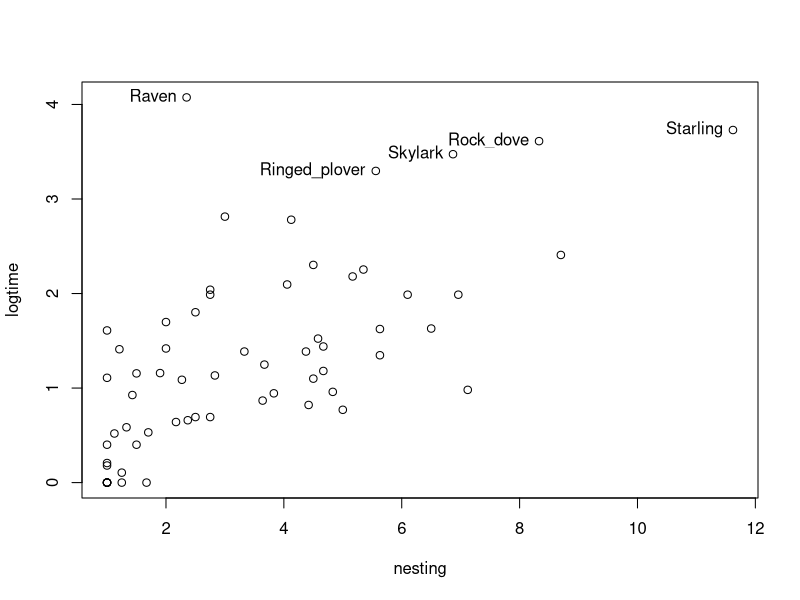
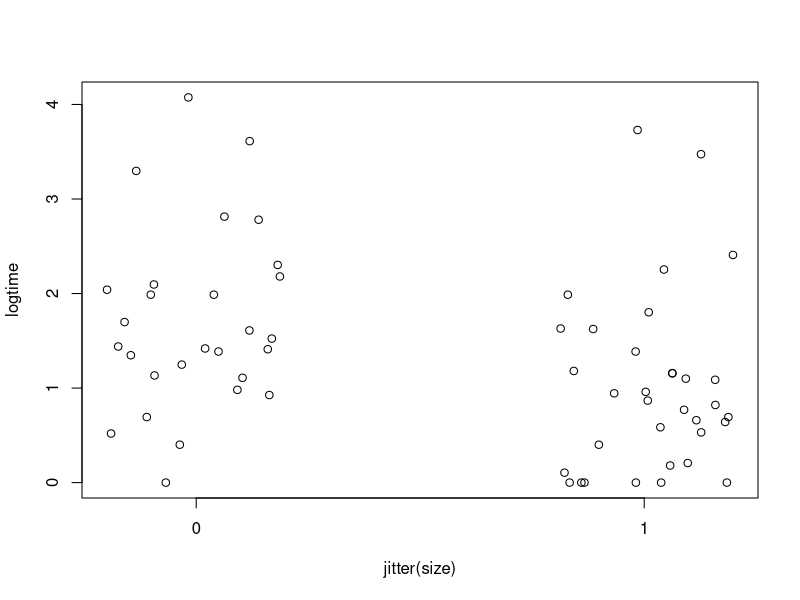
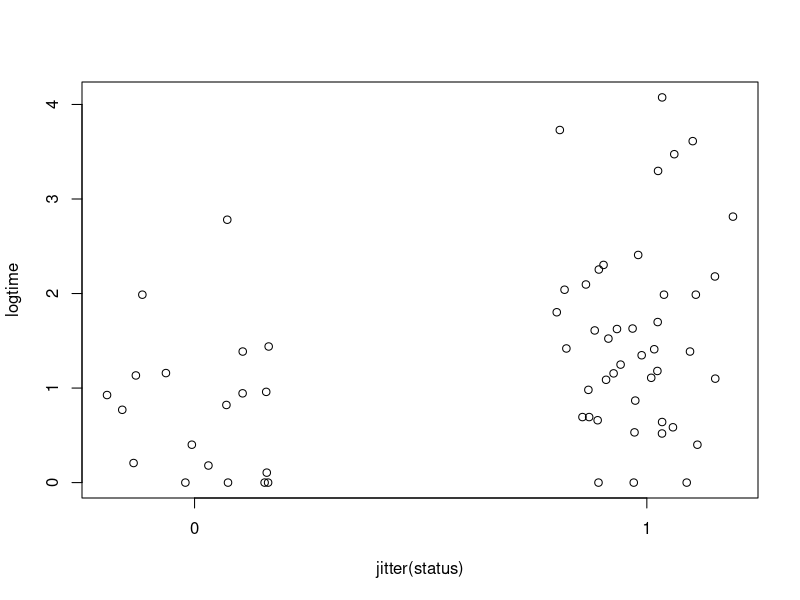
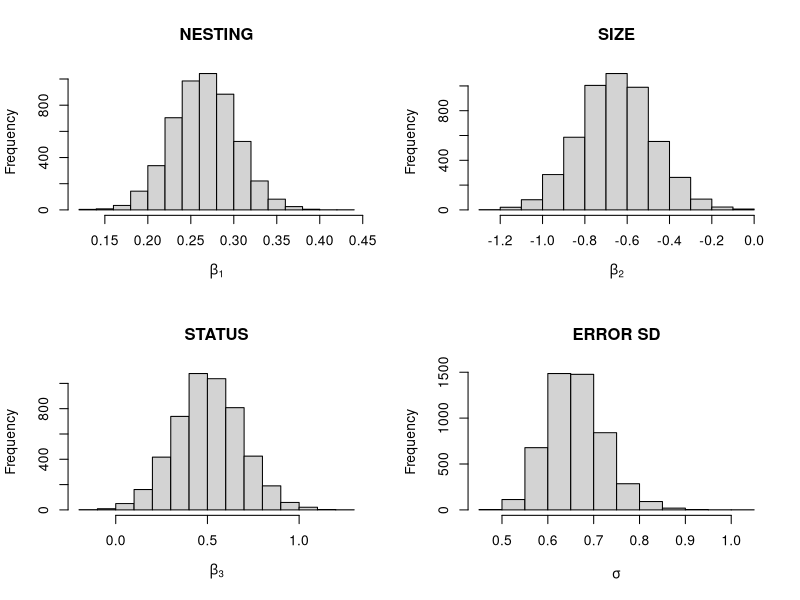
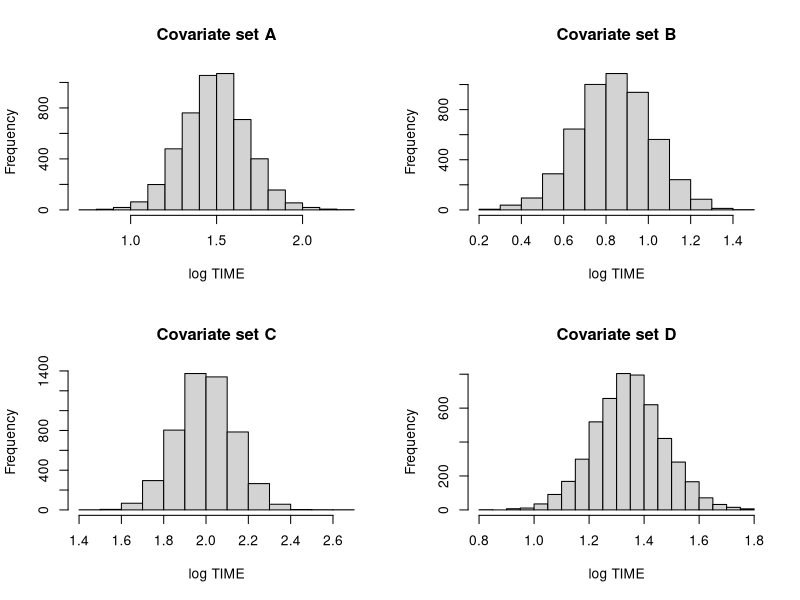
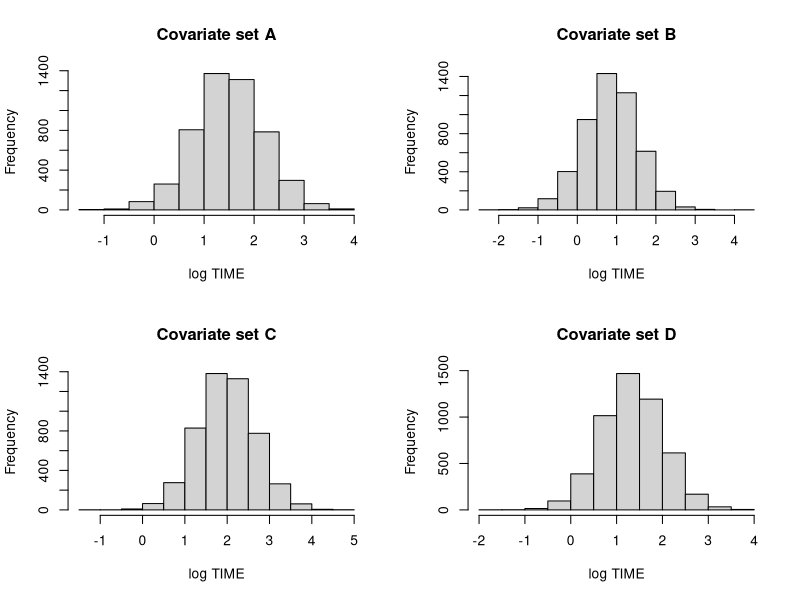
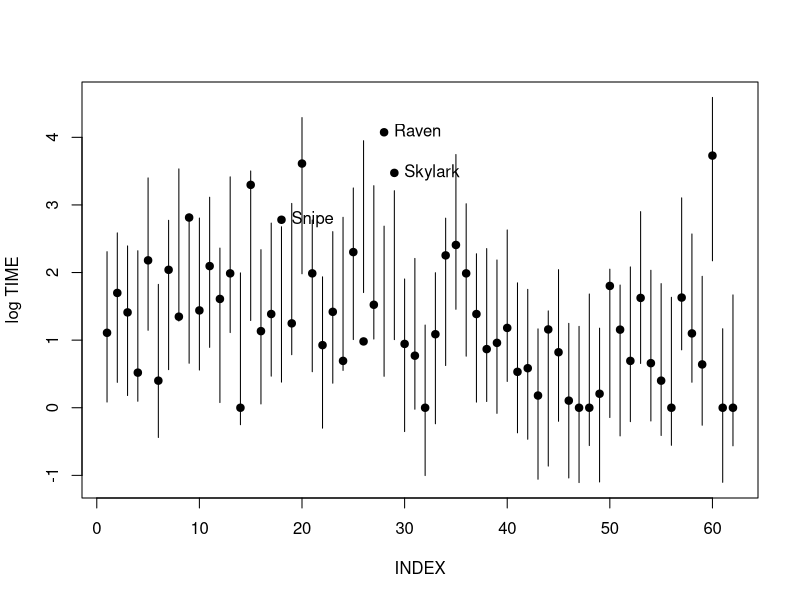
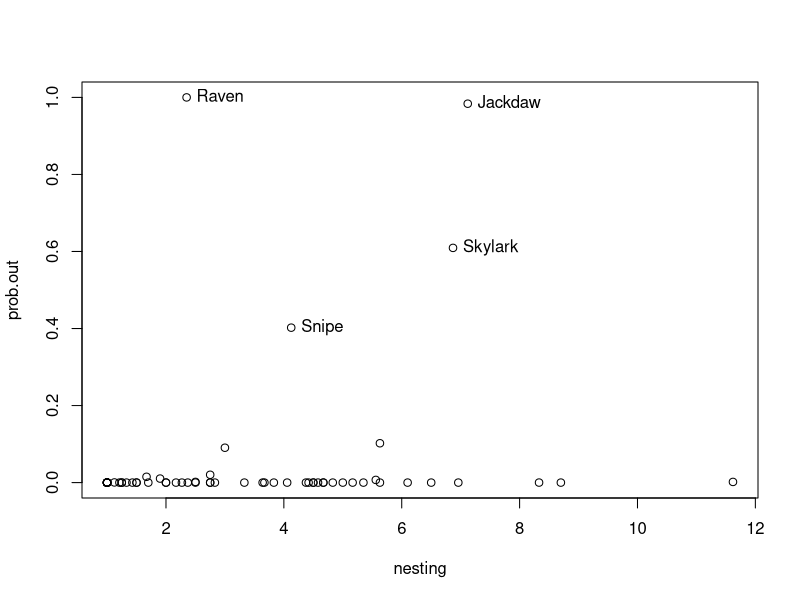

Generate these figures, in order, with R:
## ---- chunk 1
knitr::opts_chunk$set(echo = TRUE, warning = FALSE, message = FALSE)
library(LearnBayes)
## ---- chunk 2
################################
# Section 9.2.6 An Example
################################

library(LearnBayes)

 data(birdextinct)
 attach(birdextinct)
 logtime=log(time)
 plot(nesting,logtime)
 out = (logtime > 3)
 text(nesting[out], logtime[out], label=species[out], pos = 2)	



 
 plot(jitter(size),logtime,xaxp=c(0,1,1))



 
 plot(jitter(status),logtime,xaxp=c(0,1,1))

##### Least-squares fit

 fit=lm(logtime~nesting+size+status,data=birdextinct,x=TRUE,y=TRUE)
 summary(fit)

##### Sampling from posterior

 theta.sample=blinreg(fit$y,fit$x,5000)



 
 par(mfrow=c(2,2))
 hist(theta.sample$beta[,2],main="NESTING",
  xlab=expression(beta[1]))
 hist(theta.sample$beta[,3],main="SIZE",
  xlab=expression(beta[2]))
 hist(theta.sample$beta[,4],main="STATUS",
  xlab=expression(beta[3]))
 hist(theta.sample$sigma,main="ERROR SD",
  xlab=expression(sigma))

 apply(theta.sample$beta,2,quantile,c(.05,.5,.95))

 quantile(theta.sample$sigma,c(.05,.5,.95))



###### Estimating mean extinction times

 cov1=c(1,4,0,0)
 cov2=c(1,4,1,0)
 cov3=c(1,4,0,1)
 cov4=c(1,4,1,1)
 X1=rbind(cov1,cov2,cov3,cov4)
 mean.draws=blinregexpected(X1,theta.sample)

 c.labels=c("A","B","C","D")
 
 par(mfrow=c(2,2))
 for (j in 1:4)
   hist(mean.draws[,j],
      main=paste("Covariate set",c.labels[j]),xlab="log TIME")



######## Predicting extinction times

 cov1=c(1,4,0,0)
 cov2=c(1,4,1,0)
 cov3=c(1,4,0,1)
 cov4=c(1,4,1,1)
 X1=rbind(cov1,cov2,cov3,cov4)
 pred.draws=blinregpred(X1,theta.sample)

 c.labels=c("A","B","C","D")
 
 par(mfrow=c(2,2))
 for (j in 1:4)
   hist(pred.draws[,j],
      main=paste("Covariate set",c.labels[j]),xlab="log TIME")



######### Model checking via posterior predictive distribution

 pred.draws=blinregpred(fit$x,theta.sample)
 pred.sum=apply(pred.draws,2,quantile,c(.05,.95))
 par(mfrow=c(1,1))
 ind=1:length(logtime)
 
 matplot(rbind(ind,ind),pred.sum,type="l",lty=1,col=1,
  xlab="INDEX",ylab="log TIME")
 points(ind,logtime,pch=19)
 out=(logtime>pred.sum[2,])
 text(ind[out], logtime[out], label=species[out], pos = 4)



######### Model checking via bayes residuals

 prob.out=bayesresiduals(fit,theta.sample,2)
 
 par(mfrow=c(1,1))
 plot(nesting,prob.out)
 out = (prob.out > 0.35)
 text(nesting[out], prob.out[out], label=species[out], pos = 4)	

## ---- chunk 3
##############################################
# Section 9.3 Modeling Using Zellner's g Prior
##############################################

library(LearnBayes)

# illustrating the role of the parameter c

data(puffin)
X=cbind(1, puffin$Distance - mean(puffin$Distance))
c.prior=c(0.1,0.5,5,2)
fit=vector("list",4)
for (j in 1:4)
{
  prior=list(b0=c(8,0), c0=c.prior[j])
  fit[[j]]=blinreg(puffin$Nest, X, 1000, prior)
}
BETA=NULL
for (j in 1:4)
  {
  s=data.frame(Prior=paste("c =",as.character(c.prior[j])),
         beta0=fit[[j]]$beta[,1],beta1=fit[[j]]$beta[,2])
  BETA=rbind(BETA,s)
  }
library(lattice)
with(BETA,xyplot(beta1~beta0|Prior,type=c("p","g"),col="black"))



# model selection

data=list(y=puffin$Nest, X=cbind(1,puffin$Grass,puffin$Soil))
prior=list(b0=c(0,0,0), c0=100)
beta.start=with(puffin,lm(Nest~Grass+Soil)$coef)
laplace(reg.gprior.post,c(beta.start,0),list(data=data,prior=prior))$int

X=puffin[,-1]; y=puffin$Nest; c=100
bayes.model.selection(y,X,c,constant=FALSE)
## ---- chunk 4
##############################################
# Section 9.4 Survival Modeling
##############################################

 library(LearnBayes)

 data(chemotherapy)
 attach(chemotherapy)
 library(survival)
 survreg(Surv(time,status)~factor(treat)+age,dist="weibull")

 start=c(-.5,9,.5,-.05)
 d=cbind(time,status,treat-1,age)
 fit=laplace(weibullregpost,start,d)
 fit

 proposal=list(var=fit$var,scale=1.5)
 bayesfit=rwmetrop(weibullregpost,proposal,fit$mode,10000,d)
 bayesfit$accept

 par(mfrow=c(2,2))
 sigma=exp(bayesfit$par[,1])
 mu=bayesfit$par[,2]
 beta1=bayesfit$par[,3]
 beta2=bayesfit$par[,4]
 hist(beta1,xlab="treatment",main="")
 hist(beta2,xlab="age",main="")
 hist(sigma,xlab="sigma",main="")
